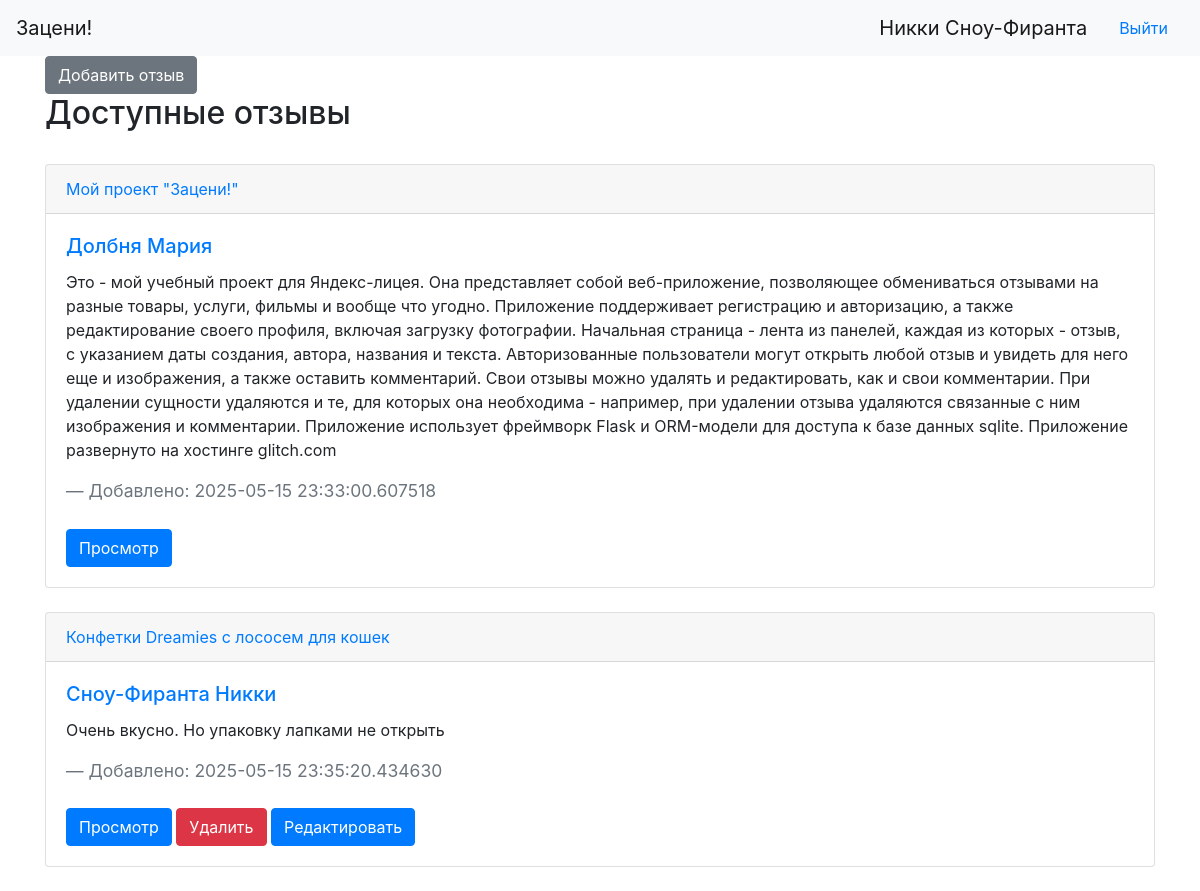
/ (signed in), run on the app's committed database.
### data/users.py (models this page shows, shortened)
class User(SqlAlchemyBase, UserMixin, SerializerMixin):
    __tablename__ = 'users'
    id = sqlalchemy.Column(sqlalchemy.Integer, primary_key=True, autoincrement=True)
    surname = sqlalchemy.Column(sqlalchemy.String, nullable=False)
    name = sqlalchemy.Column(sqlalchemy.String, nullable=False)
    age = sqlalchemy.Column(sqlalchemy.Integer, nullable=True)
    email = sqlalchemy.Column(sqlalchemy.String,
                              index=True, unique=True, nullable=False)
    hashed_password = sqlalchemy.Column(sqlalchemy.String, nullable=True)
    registration_date = sqlalchemy.Column(sqlalchemy.DateTime, default=datetime.datetime.now, nullable=False)
    about = sqlalchemy.Column(sqlalchemy.String, nullable=True)

### data/reviews.py (models this page shows)
class Review(SqlAlchemyBase, SerializerMixin):
    __tablename__ = 'reviews'
    id = sqlalchemy.Column(sqlalchemy.Integer, primary_key=True, autoincrement=True)
    author_id = sqlalchemy.Column(sqlalchemy.Integer, sqlalchemy.ForeignKey("users.id"), nullable=False)
    title = sqlalchemy.Column(sqlalchemy.String, nullable=False)
    text = sqlalchemy.Column(sqlalchemy.String, nullable=False)
    creation_date = sqlalchemy.Column(sqlalchemy.DateTime, default=datetime.datetime.now, nullable=False)
    author = orm.relationship('User')

### server.py (the view)
@app.route('/')
def index():
    db_sess = db_session.create_session()
    reviews = db_sess.query(Review).all()
    return render_template('index.html', reviews=reviews)

### data/db_session.py (called while the page is built)
def create_session() -> Session:
    global __factory
    return __factory()

### server.py (called while the page is built)
@login_manager.user_loader
def load_user(user_id):
    db_sess = db_session.create_session()
    return db_sess.query(User).get(user_id)

### templates/index.html
{% extends "base.html" %}
{% block content %}
{% if current_user.is_authenticated %}
    <a href="/review_add" class="btn btn-secondary">Добавить отзыв</a>
{% endif %}
<h2>Доступные отзывы</h2>
<br>
{% for review in reviews %}
<div class="card">
  <div class="card-header">
    <a href="/review/{{ review.id }}">{{review.title}}</a>
  </div>
  <div class="card-body">
    <h5 class="card-title"><img class="avatar_thumb" src="/static/img/avatar_for_id_{{ review.author.id }}.jpg" alt=""><a href="/user/{{ review.author.id }}">{{review.author.surname}} {{review.author.name}}</a></h5>
    <p class="card-text">{{review.text}}</p>
    <blockquote class="blockquote mb-0">
      <footer class="blockquote-footer">Добавлено: {{review.creation_date}}</footer>
    </blockquote>
    <br>
{% if current_user.is_authenticated %}
    <a href="/review/{{ review.id }}" class="btn btn-primary">Просмотр</a>
{% endif %}
{% if current_user.is_authenticated and current_user.id == review.author_id %}
    <a href="/review_del/{{ review.id }}" class="btn btn-primary btn-danger">Удалить</a>
    <a href="/review_edit/{{ review.id }}" class="btn btn-primary">Редактировать</a>
{% endif %}
  </div>
</div><br>
{% endfor %}
{% endblock %}

### templates/base.html (shortened to what this page needs)
<!doctype html>
<html lang="en">
<head>
  <head>
    <link rel="stylesheet" href="https://cdn.jsdelivr.net/npm/bootstrap@4.6.2/dist/css/bootstrap.min.css">
    <link rel="stylesheet" href="/static/css/style.css">
</head>
<body>
<nav class="navbar navbar-expand-lg navbar-light bg-light">
  <a class="navbar-brand" href="/">Зацени!</a>
  <div class="collapse navbar-collapse" id="navbarSupportedContent">
{% if current_user.is_authenticated %}
    <a class="navbar-brand" href="/user/{{ current_user.id }}">{{ current_user.name }} {{ current_user.surname }}</a>
    <a class="nav-link" href="/logout">Выйти</a>
{% else %}
    <p>
        <a class="btn btn-primary " href="/register">Зарегистрироваться</a>
        <a class="btn btn-success" href="/login">Войти</a>
    </p>
{% endif %}
  </div>
</nav>
<main role="main" class="container">
    {% block content %}{% endblock %}
</main>
</body>
</html>

### data on the page
User: name "Никки", surname "Сноу-Фиранта"
Review: title "Мой проект \"Зацени!\"", author.surname "Долбня", author.name "Мария", text "Это - мой учебный проект для Яндекс-лицея. Она представляет собой веб-приложение, позволяющее обмениваться отзывами на разные товары, услуги, фильмы и вообще что угодно. Приложение поддерживает регистрацию и авторизацию, а также редактирование своего профиля, включая загрузку фотографии. Начальная страница - лента из панелей, каждая из которых - отзыв, с указанием даты создания, автора, названия и текста. Авторизованные пользователи могут открыть любой отзыв и увидеть для него еще и изображения, а также оставить комментарий. Свои отзывы можно удалять и редактировать, как и свои комментарии. При удалении сущности удаляются и те, для которых она необходима - например, при удалении отзыва…", creation_date "2025-05-15 23:33:00.607518"
Review: title "Конфетки Dreamies с лососем для кошек", author.surname "Сноу-Фиранта", author.name "Никки", text "Очень вкусно. Но упаковку лапками не открыть", creation_date "2025-05-15 23:35:20.434630"
